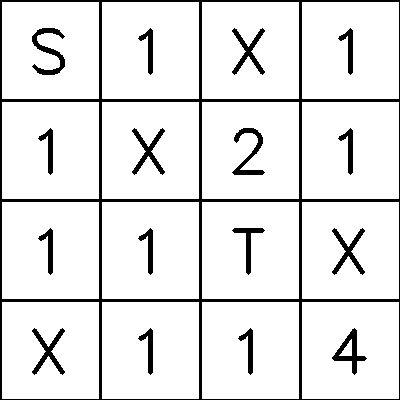
#> input picture assets/test_maze.png, 400 x 400 px, found by its file name
$ python run.py
#> lines starting #> are read from the running program, lines starting #| are printed output that depends on the picture; after the words box and inside, x2 and y2 are one past the last pixel; in counts of white or black regions, pixels touching at a corner belong together
### src/read_image.py
import cv2
import numpy as np
from matplotlib import pyplot as plt
from .utils import plotImage, show_pipeline, orderPoints, sort_contours
from .classifier import predict

image_path = "assets/test_maze.png"
image_path = "assets/test_6.jpg"


def getBinaryImage(image):
    plotImage(image, "Immagine originale")
    gray_image = cv2.cvtColor(image, cv2.COLOR_BGR2GRAY) # converto l'immagine in SCALA DI GRIGI, essenziale per analisi successive
    #plotImage(gray_image, "Scala di grigi")

    ret, thresh1 = cv2.threshold(gray_image, 127, 255, cv2.THRESH_BINARY_INV) # applico un threshold statico del "50%"
    #plotImage(thresh1, "Immagine con Threshold classico")

    # inspessisco i tratti prima di applicare il blur, per evitare che linee troppo fine vadano perse con il blur + threshold.
    kernel_thin = np.ones((2,2), np.uint8)
    gray_image = cv2.erode(gray_image, kernel_thin, iterations=1)

    # Per applicare adaptive Threshold, occorre fare "blurring", ossia rimuovere il rumore dall'immagine.
    # Kernel per il blur = 0.5% dell'immagine. Calcolato dinamicamente per adattarsi alle diverse risoluzioni di immagini.
    h, w = gray_image.shape[:2]
    blur_ksize = int(min(h, w) * 0.006)
    if blur_ksize % 2 == 0:
        blur_ksize += 1 # Il kernel di medianBlur DEVE essere dispari
    blur_ksize = max(3, blur_ksize) # Almeno 3x3

    blur = cv2.medianBlur(gray_image, blur_ksize)
    #plotImage(blur, "Immagine blurrata")

    # calcolo dinamicamente il block size per l'adaptive threshold
    h,w = gray_image.shape[:2]
    dynamic_block = int(min(h, w) * 0.017) # 1.7% della dimensione di un lato
    if dynamic_block % 2 == 0:
        dynamic_block += 1 # deve essere per forza dispari
    dynamic_block = max(3, dynamic_block) # il minimo è 3
    thresh2a = cv2.adaptiveThreshold(blur, 255, cv2.ADAPTIVE_THRESH_MEAN_C, cv2.THRESH_BINARY_INV, blockSize=dynamic_block, C=2) # applico un threshold adattivo con tecnica "MEAN". blockSize = quanti pixel guardare intorno per deciere se un pixel è bianco o nero.
    #plotImage(thresh2a, "Immagine con Threshold adattivo MEAN")

    thresh2b = cv2.adaptiveThreshold(blur, 255, cv2.ADAPTIVE_THRESH_GAUSSIAN_C, cv2.THRESH_BINARY_INV, blockSize=dynamic_block, C=6) # applico un threshold adattivo con tecnica "GAUS"
    #plotImage(thresh2b, "Immagine con Threshold adattivo GAUSSIAN")

    # Cerco di "chiudere" i buchi nei perimetri dei box
    kernel_small = np.ones((3,3), np.uint8)
    kernel_large = np.ones((5,5), np.uint8)
    thresh2b_morph = cv2.dilate(thresh2b, kernel_small, iterations=1)
    thresh2b_morph = cv2.morphologyEx(thresh2b_morph, cv2.MORPH_CLOSE, kernel_large)
    plotImage(thresh2b_morph, "Immagine con Threshold + Morph")

    # Disegno un super rettangolo sul perimetro esterno dell'immagine, così da non perdere il perimetro se l'immagine dovesse essere tagliata
    h, w = thresh2b_morph.shape[:2] # w,h sono le coordinate dell'angolo in basso a destra dell'immagine
    cv2.rectangle(thresh2b_morph, (0, 0), (w, h), 255, thickness=5) # diesgna contorno dai vertici 0,0 e 2,h, colore bianco, spessore 5px

    '''show_pipeline([
        (image, 'Immagine originale'),
        (gray_image, 'Scala di grigi'),
        (thresh1, 'Threshold statico'),
        (blur, 'Blur'),
        (thresh2a, 'Threshold MEAN'),
        (thresh2b, 'Threshold GAUS'),
        (thresh2b_morph, 'Morph')
    ])'''

    return thresh2b_morph, thresh2b

def findBoxes(binaryImage, originalImage, grayImage):
    # Calcolo le aree
    img_h, img_w = binaryImage.shape[:2]
    total_area = img_h * img_w

    # Approssimativamente ogni cella sarà dal 3% al 15% dell'area totale dell'immagine.
    min_area = total_area * 0.002
    max_area = total_area * 0.15

    contours, hierarchy = cv2.findContours(binaryImage, cv2.RETR_TREE, cv2.CHAIN_APPROX_SIMPLE)
    # RETR_TREE crea una gerarchia (quadrati dentro altri quadrati sono considerati "figli")
    # CHAIN_APPROX_SIMPLE per ottimizzazione RAM: non salva in memoria tutti i punti di una linea ma solo i 2 estremi.
    contoursImg = originalImage.copy()

    validContours = []
    croppedImages = []

    for cnt in contours:
        area = cv2.contourArea(cnt)
        if(area < min_area or area > max_area):
            continue
        perimeter = cv2.arcLength(cnt, True)
        epsilon = 0.04 * perimeter # margine di errore tollerato.
        approx = cv2.approxPolyDP(cnt, epsilon, True) # riduce il numero di vertici di una linea (approssimandola)

        if len(approx) == 4 and cv2.isContourConvex(approx):
            # Controllo l'Aspect Ratio della forma (lati devono essere simili)
            x,y,w,h = cv2.boundingRect(approx)
            ratio = float(w) / float(h)
            if 0.7 <= ratio <= 1.8: # tolleranza del 30%
                validContours.append(approx)

    # Ordinamento delle celle
    if len(validContours) > 0:
        validContours = sort_contours(validContours)
    else:
        print("Nessuna cella trovata")
        return []

    for i, box in enumerate(validContours):
        # Disegno il contorno (Verde)
        cv2.drawContours(contoursImg, [box], -1, (0, 255, 0), 3)

        rect = orderPoints(box)
        dst_pts = np.array([
            [0, 0],
            [28, 0],
            [28, 28],
            [0, 28]
        ], dtype="float32")

        # Sistemo la prospettiva della foto per "appiattirla"
        M = cv2.getPerspectiveTransform(rect, dst_pts) # calcola una matrice di trasformazione
        warped = cv2.warpPerspective(grayImage, M, (28, 28), flags=cv2.INTER_NEAREST) # Utilizza la matrice per appiattire l'immagine e trasformarla in un quadrato quasi "perfetto"
        #ret, warped_bin = cv2.threshold(warped, 0, 255, cv2.THRESH_BINARY_INV | cv2.THRESH_OTSU)
        #warped_bin = cv2.adaptiveThreshold(warped, 255, cv2.ADAPTIVE_THRESH_GAUSSIAN_C, cv2.THRESH_BINARY_INV, blockSize=3, C=3)
        kernel = np.ones((2,2), np.uint8)
        warped_bin = cv2.dilate(warped, kernel, iterations=1)

        # Pulisco i bordi per evitare che "pezzi" dei bordi precedentemente approssimati possano inficiare sulle predizioni.
        margin = 3 # 3 pixel per lato

        warped_bin[:margin, :] = 0    # Pialla il bordo superiore
        warped_bin[-margin:, :] = 0   # Pialla il bordo inferiore
        warped_bin[:, :margin] = 0    # Pialla il bordo sinistro
        warped_bin[:, -margin:] = 0   # Pialla il bordo destro

        croppedImages.append(warped_bin)

    # Visualizzazione
    debug_steps = [(contoursImg, "Celle individuate")]
    plotImage(contoursImg, "Contorni")
    for i in range(len(croppedImages)):
        debug_steps.append((croppedImages[i], f"Cella {i}"))

    show_pipeline(debug_steps)
    return croppedImages

def extract_treasure_maze_from_image(image_path):
    """Estrae l'immagine, identifica le celle ed effettua le predizioni sulle celle stesse.
    Ritorna matrice 2D del labirinto"""
    image = cv2.imread(image_path)
    if image is None:
        raise FileNotFoundError(f"Immagine non trovata. (Path specificato: {image_path}).")
    binaryImage, grayImage = getBinaryImage(image)
    boxes = findBoxes(binaryImage, image, grayImage)
    grid_size = int(np.sqrt(len(boxes)))
    if len(boxes) == 0:
        raise ValueError("Lettura immagine fallita: Nessuna cella trovata.")
    elif grid_size * grid_size != len(boxes):
        raise ValueError(f"Lettura immagine fallita: Il numero di celle trovate non forma un quadrato perfetto. (Trovate {len(boxes)} celle.)")

    labirinto_1D = []
    for box in boxes:
        prediction = predict(box)
        labirinto_1D.append(str(prediction))

    labirinto = []
    debug_steps = []
    for box in boxes:
        prediction = predict(box)
        labirinto.append(prediction)
        debug_steps.append((box, f"Previsione: {prediction}"))
    show_pipeline(debug_steps)

    if labirinto_1D.count('S') != 1:
        raise ValueError(f"Errore logico: Sono state trovate {labirinto_1D.count('S')} punti di inizio.")
    treasure_count = labirinto_1D.count('T')
    if treasure_count < 1:
        raise ValueError("Errore logico: Sono stati trovati 0 tesori nel labirinto.")

    # trasformo array in matrice
    labirinto_2D = []
    for i in range(0, len(boxes), grid_size):
        row = labirinto_1D[i : i + grid_size]
        labirinto_2D.append(row)

    return labirinto_2D

# [13 lines that do not run on import are left out]

### src/utils.py
# Funzione per plot corretto delle immagini
import cv2
import numpy as np
from matplotlib import pyplot as plt
import math

def plotImage(image, title, saveToFile = False):
    image = cv2.cvtColor(image, cv2.COLOR_BGR2RGB) # per evitare colori sballati
    plt.imshow(image)
    plt.title(title)
    plt.axis('off')
    if saveToFile:
        plt.savefig('plots/{title}.png')
    plt.show()

def show_pipeline(images_with_titles, cols=10):
    """
    Mostra una lista di tuple (immagine, titolo) in una griglia dinamica.
    cols: numero di immagini per riga (10 è perfetto per il tuo labirinto)
    """
    n = len(images_with_titles)
    if n == 0:
        return

    # Calcola il numero di righe necessarie (arrotondamento per eccesso)
    rows = math.ceil(n / cols)

    # Crea la figura dinamicamente. Moltiplichiamo per 2 o 3 pollici a cella
    # per avere una finestra sufficientemente grande.
    fig, axes = plt.subplots(rows, cols, figsize=(cols * 2, rows * 2))

    # Matplotlib restituisce 'axes' in formati diversi a seconda delle dimensioni.
    # .flatten() lo trasforma in un array 1D comodo da iterare.
    if n == 1:
        axes = [axes]
    elif rows > 1 or cols > 1:
        axes = axes.flatten()

    for i, ax in enumerate(axes):
        if i < n:
            img, title = images_with_titles[i]

            # Matplotlib vuole RGB, OpenCV usa BGR. Se l'immagine è a colori, convertiamo.
            # Se è scala di grigi (2 dimensioni), usiamo cmap='gray'
            if len(img.shape) == 2:
                ax.imshow(img, cmap='gray')
            else:
                ax.imshow(cv2.cvtColor(img, cv2.COLOR_BGR2RGB))

            ax.set_title(title, fontsize=8)

        # Nascondiamo le coordinate (numeri sugli assi) per non fare confusione
        ax.axis('off')

    # Compatta il layout per evitare che i titoli si sovrappongano alle foto
    plt.tight_layout()
    plt.show()


def orderPoints(points):
    points = points.reshape((4, 2))
    rect = np.zeros((4,2), dtype="float32")

    sum = np.sum(points, axis=1)
    rect[0] = points[np.argmin(sum)] # Top-left
    rect[2] = points[np.argmax(sum)] # Bottom-Right

    diff = np.diff(points, axis=1)
    rect[1] = points[np.argmin(diff)] # Top-Right
    rect[3] = points[np.argmax(diff)] # Bottom-Left

    return rect

def sort_contours(contours):
    """
    Ordina i contorni (Top-Bottom, poi Left-Right) senza conoscere
    il numero di colonne a priori.
    """
    # 1. Calcoliamo i Bounding Box per tutti
    # box = (x, y, w, h)
    boxes = [cv2.boundingRect(c) for c in contours]

    # 2. Uniamo contorni e box e ordiniamo TUTTO per Y (Alto -> Basso)
    #    Questo ci serve per processarli riga per riga
    zipped = list(zip(contours, boxes))
    zipped.sort(key=lambda b: b[1][1]) # b[1][1] è la coordinata Y

    if not zipped:
        return []

    final_contours = []

    # Inizializziamo la prima riga col primo elemento
    current_row = [zipped[0]]

    # Usiamo l'altezza del primo elemento come riferimento per la tolleranza
    # Se un elemento è più in basso di "mezza cella", è una nuova riga
    first_h = zipped[0][1][3]
    y_threshold = first_h // 2

    # 3. Loop intelligente
    for i in range(1, len(zipped)):
        current_cnt, current_box = zipped[i]
        prev_cnt, prev_box = zipped[i-1]

        current_y = current_box[1]
        prev_y = prev_box[1] # Y dell'elemento precedente nel sorting

        # LOGICA: Se la differenza di altezza tra questo e il precedente è piccola...
        if abs(current_y - prev_y) < y_threshold:
            # ... siamo ancora sulla stessa riga!
            current_row.append((current_cnt, current_box))
        else:
            # ... differenza troppo grande! È iniziata una NUOVA RIGA.

            # A. Chiudiamo la riga vecchia: la ordiniamo per X (Left -> Right)
            current_row.sort(key=lambda b: b[1][0])

            # B. Salviamo i contorni ordinati nella lista finale
            for item in current_row:
                final_contours.append(item[0])

            # C. Ricominciamo una nuova riga col contorno corrente
            current_row = [(current_cnt, current_box)]

    # 4. GESTIONE DELL'ULTIMA RIGA (che rimane fuori dal ciclo)
    current_row.sort(key=lambda b: b[1][0])
    for item in current_row:
        final_contours.append(item[0])

    return final_contours

### src/classifier.py
import numpy as np
import keras
import os

_model_path = 'assets/model.keras'

EMNIST_MAP = {
    0: '1',
    1: '2',
    2: '3',
    3: '4',
    4: 'S',
    5: 'T',
    6: 'X'
}

_model: keras.Model = None

# Carico il modello una sola volta per ottimizzare
def load():
    global _model, _model_path
    if _model is None:
        _model = keras.models.load_model(_model_path)
    return _model


def predict(image: np.ndarray):
    model = load()

    # Preparo l'immagine (reshape per ridimensionarla e converto da 0-255 a 0-1)
    image = image.reshape(1, 28, 28)
    image = image.astype('float32') / 255

    prediction = model.predict(image, verbose=0) # ottengo tutte le predizioni
    best_index = np.argmax(prediction)
    char = EMNIST_MAP.get(best_index, '?')

    return char

### run.py
import os
import time
from src.treasure_maze import TreasureMaze, show_path
from src.read_image import extract_treasure_maze_from_image
from aima.search import astar_search, breadth_first_graph_search

def run_pipeline():
    print("--- TreasureMaze ---")

    filename = input("Inserisci il nome dell'immagine (presente nella cartella 'assets'): ").strip()
#> the answer given: assets/test_maze.png
    image_path = os.path.join("assets", filename)

    if not os.path.exists(image_path):
        print(f"Errore: Il file '{image_path}' non è stato trovato nella cartella 'assets'.")
        return

    try:
        print(f"\n[1/3] Analisi dell'immagine e classificazione in corso...")
        matrice_2d = extract_treasure_maze_from_image(image_path)
#> in extract_treasure_maze_from_image, image is the input picture: shape (400, 400, 3); 90.4% white; 17 black regions, largest, box (x1, y1, x2, y2) and area: (0, 0, 400, 400) 9456, (32, 28, 65, 75) 543, (232, 128, 265, 175) 486
#> in getBinaryImage, `gray_image = cv2.erode(gray_image, kernel_thin, iterations=1)`:
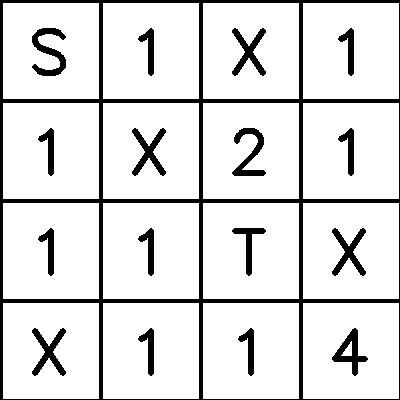
#> gray_image: shape (400, 400); 87.4% white; 17 black regions, largest, box (x1, y1, x2, y2) and area: (0, 0, 400, 400) 12544, (32, 28, 66, 76) 692, (232, 28, 266, 76) 628
#> in getBinaryImage, `blur = cv2.medianBlur(gray_image, blur_ksize)`:
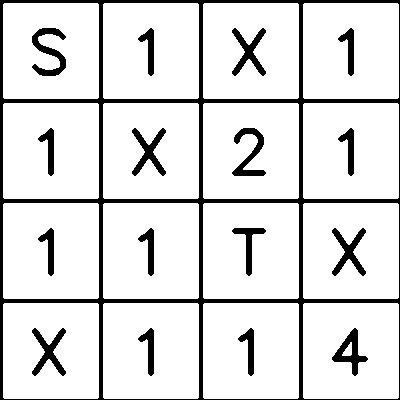
#> blur: shape (400, 400); 87.4% white; 17 black regions, largest, box (x1, y1, x2, y2) and area: (0, 0, 400, 400) 12608, (32, 28, 66, 76) 684, (232, 28, 266, 76) 628
#> in getBinaryImage, `thresh2b = cv2.adaptiveThreshold(blur, 255, cv2.ADAPTIVE_THRESH_GAUSSI..`:
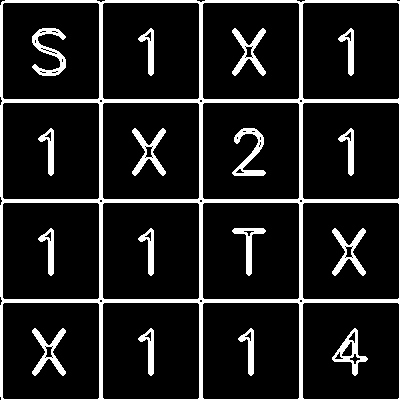
#> thresh2b: shape (400, 400); 12.2% white; 17 white regions, largest, box (x1, y1, x2, y2) and area: (0, 0, 400, 400) 12496, (32, 28, 66, 76) 638, (232, 128, 266, 176) 586
#> in getBinaryImage, `cv2.rectangle(thresh2b_morph, (0, 0), (w, h), 255, thickness=5)`:
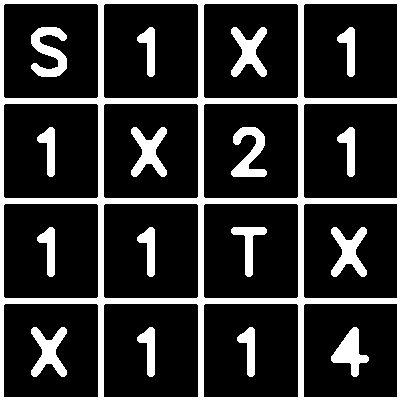
#> thresh2b_morph: shape (400, 400); 19% white; 17 white regions
#> in findBoxes, `contours, hierarchy = cv2.findContours(binaryImage, cv2.RETR_TREE, cv2..`: contours = 33 contours; largest, box (x1, y1, x2, y2) and area: (0, 0, 400, 400) 159201, (203, 203, 299, 299) 9017, (103, 203, 199, 299) 9017, (3, 203, 99, 299) 9017, (203, 103, 299, 199) 9017
#> the loop in findBoxes, `for cnt in contours:` made 33 passes
#> (area, perimeter, epsilon, approx, x, y, w, h) on passes 2, 4, 6, 8, 10: (8832.5, 373.1, 14.92, [[305, 303], [397, 304], [396, 397], [303, 396]], 303, 303, 95, 95), (8925, 374.5, 14.98, [[203, 305], [296, 303], [298, 396], [204, 397]], 203, 303, 96, 95), (8925, 374.5, 14.98, [[103, 305], [196, 303], [198, 396], [104, 397]], 103, 303, 96, 95), (8925, 374.5, 14.98, [[3, 305], [96, 303], [98, 396], [4, 397]], 3, 303, 96, 95), (8925, 374.5, 14.98, [[305, 203], [397, 204], [396, 298], [303, 296]], 303, 203, 95, 96)
#> after the loop in findBoxes, `for cnt in contours:`: validContours = 16 contours; largest, box (x1, y1, x2, y2) and area: (203, 203, 299, 299) 8653, (103, 203, 199, 299) 8653, (3, 203, 99, 299) 8653, (203, 103, 299, 199) 8653, (103, 103, 199, 199) 8653
#> in sort_contours, `boxes = [cv2.boundingRect(c) for c in contours]`: boxes = 16 items, first 6: (303, 303, 95, 95), (203, 303, 96, 95), (103, 303, 96, 95), (3, 303, 96, 95), (303, 203, 95, 96), (203, 203, 96, 96)
#> in sort_contours, `zipped = list(zip(contours, boxes))`: zipped = 16 items
#> in sort_contours, `current_row = [zipped[0]]`: current_row = [([[305, 3], [397, 4], [396, 98], [303, 96]], (303, 3, 95, 96))]
#> in sort_contours, `first_h = zipped[0][1][3]`: first_h = 96
#> in sort_contours, `y_threshold = first_h // 2`: y_threshold = 48
#> the loop in sort_contours, `for i in range(1, len(zipped)):` made 15 passes
#> (current_cnt, current_box, prev_cnt, prev_box, current_y, prev_y) on passes 1 to 3: ([[205, 3], [298, 5], [296, 98], [203, 96]], (203, 3, 96, 96), [[305, 3], [397, 4], [396, 98], [303, 96]], (303, 3, 95, 96), 3, 3), ([[105, 3], [198, 5], [196, 98], [103, 96]], (103, 3, 96, 96), [[205, 3], [298, 5], [296, 98], [203, 96]], (203, 3, 96, 96), 3, 3), ([[5, 3], [98, 5], [96, 98], [3, 96]], (3, 3, 96, 96), [[105, 3], [198, 5], [196, 98], [103, 96]], (103, 3, 96, 96), 3, 3)
#> after the loop in sort_contours, `for i in range(1, len(zipped)):`: final_contours = 12 contours; largest, box (x1, y1, x2, y2) and area: (3, 3, 99, 99) 8653, (103, 3, 199, 99) 8653, (203, 3, 299, 99) 8653, (3, 103, 99, 199) 8653, (103, 103, 199, 199) 8653
#> the loop in sort_contours, `for item in current_row:` made 4 passes
#> after the loop in sort_contours, `for item in current_row:`: final_contours = 16 contours; largest, box (x1, y1, x2, y2) and area: (3, 3, 99, 99) 8653, (103, 3, 199, 99) 8653, (203, 3, 299, 99) 8653, (3, 103, 99, 199) 8653, (103, 103, 199, 199) 8653
#> in findBoxes, `validContours = sort_contours(validContours)`: validContours has the same summary as final_contours in sort_contours
#> the loop in findBoxes, `for i, box in enumerate(validContours):` made 16 passes
#> (rect, sum in orderPoints, diff in orderPoints) on passes 1 to 4: ([[5, 3], [98, 5], [96, 98], [3, 96]], [8, 103, 194, 99], [-2, -93, 2, 93]), ([[105, 3], [198, 5], [196, 98], [103, 96]], [108, 203, 294, 199], [-102, -193, -98, -7]), ([[205, 3], [298, 5], [296, 98], [203, 96]], [208, 303, 394, 299], [-202, -293, -198, -107]), ([[305, 3], [397, 4], [396, 98], [303, 96]], [308, 401, 494, 399], [-302, -393, -298, -207])
#> after the loop in findBoxes, `for i, box in enumerate(validContours):`:
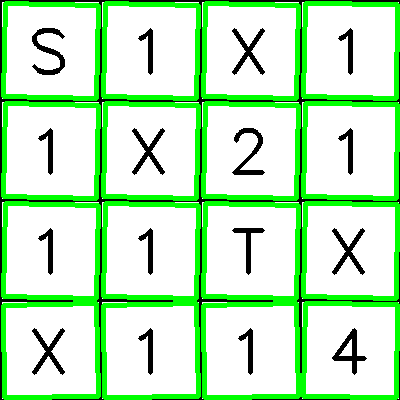
#> contoursImg: shape (400, 400, 3); 18.48% of pixels changed, all inside (x1, y1, x2, y2) = (1, 1, 400, 400)
#> after the loop in findBoxes, `for i, box in enumerate(validContours):`:
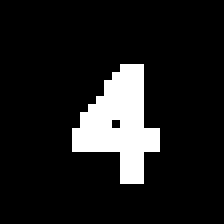
#> warped_bin: shape (28, 28) (shown 8 times larger); 11.5% white; 1 white region, box (x1, y1, x2, y2) and area: (9, 8, 20, 23) 90
#> after the loop in findBoxes, `for i, box in enumerate(validContours):`: croppedImages = 16 items
#> the loop in findBoxes, `for i in range(len(croppedImages)):` made 16 passes
#> after the loop in findBoxes, `for i in range(len(croppedImages)):`: debug_steps = 17 items
#> in show_pipeline, `n = len(images_with_titles)`: n = 17
#> in show_pipeline, `rows = math.ceil(n / cols)`: rows = 2
#> the loop in show_pipeline, `for i, ax in enumerate(axes):` made 20 passes
#> title on passes 1 to 8: 'Celle individuate', 'Cella 0', 'Cella 1', 'Cella 2', 'Cella 3', 'Cella 4', 'Cella 5', 'Cella 6'
#> in show_pipeline, `plt.show()`:
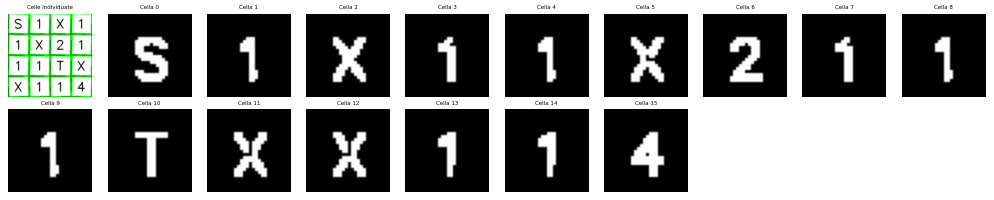
#> figure drawn by matplotlib, 17 panels
#> in extract_treasure_maze_from_image, `boxes = findBoxes(binaryImage, image, grayImage)`: boxes = 16 items
#> in extract_treasure_maze_from_image, `grid_size = int(np.sqrt(len(boxes)))`: grid_size = 4
#> the loop in extract_treasure_maze_from_image, `for box in boxes:` made 1 pass
#> after the loop in extract_treasure_maze_from_image, `for box in boxes:`: labirinto_1D = []

        # Trasforma matrice 2D in array 1D.
        predictions_flat = [cella for riga in matrice_2d for cella in riga]
        grid_size = len(matrice_2d)
        print(f"Successo: Rilevato labirinto {grid_size}x{grid_size}.")

        k_input = input("Quanti tesori raccogliere? (Premi invio per TUTTI): ").strip()
        k = int(k_input) if k_input.isdigit() else None

        maze_problem = TreasureMaze(predictions_flat, k=k)
        print(f"Gioco inizializzato. Obiettivo: raccogliere {maze_problem.k} tesori.")

        print(f"\n[2/3] Avvio dei solutori per il confronto...")
        risultati = {}


        # --- A* (Euristicha: Distanza dall'm-esimo tesoro non raccolto più vicino (avanzata)) ---
        maze_problem.expanded_nodes = 0
        t0 = time.time()
        goal_astar = astar_search(maze_problem, h=maze_problem.h)
        risultati['A*_avanzata'] = {
            'goal': goal_astar,
            'time': time.time() - t0,
            'nodes': maze_problem.expanded_nodes
        }

        print("\n" + "="*60)
        print(f"{'Algoritmo':<25} | {'Tempo (s)':<10} | {'Nodi Espansi':<12} | {'Costo'}")
        print("-" * 60)
        for algoritmo, data in risultati.items():
            res = data['goal']
            costo = res.path_cost if res else "N.D."
            print(f"{algoritmo:<25} | {data['time']:<10.4f} | {data['nodes']:<12} | {costo}")
        print("="*60)

        if risultati['A*_avanzata']['goal']:
            print(f"\n[3/3] Visualizzazione del percorso ottimale...")
            percorso = risultati['A*_avanzata']['goal'].path()
            show_path(maze_problem, percorso, f"Soluzione Ottima (Costo: {risultati['A*_avanzata']['goal'].path_cost})")
        else:
            print("\nNessuna soluzione trovata per questo labirinto.")

    except Exception as e:
        print(f"\n[ERRORE]: {e}")

if __name__ == "__main__":
    run_pipeline()
#> (the call stopped at in load, `_model = keras.models.load_model(_model_path)`: keras is not available in this run)
